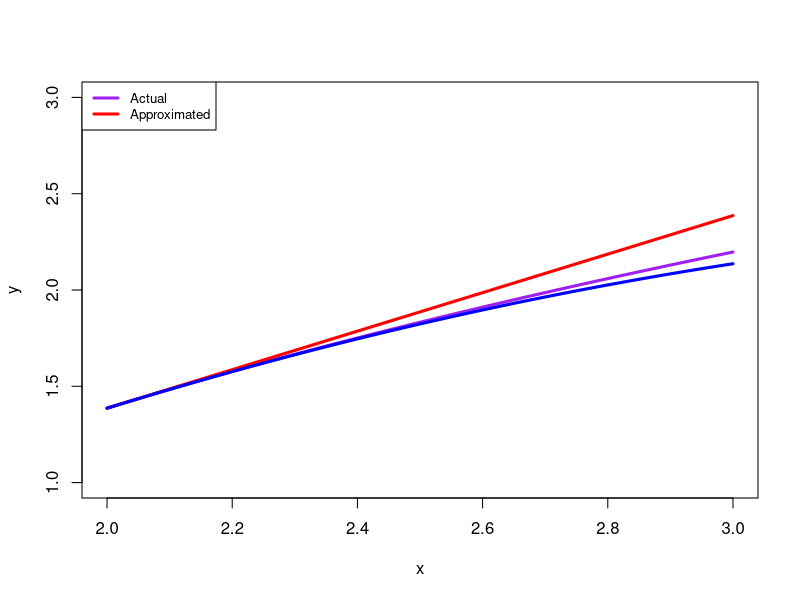

The R script that drew this image:
# Lecture 3: Calculus I
# Linear approximation of functions.

# Plot functions. 
x <- seq(2, 3, by = 0.01)

# Actual function
y1 <- sapply(x, function(i) 2*log(i))   # y = 2x^.5
plot(x, y1, type = 'l', col = 'purple', lwd = 3, ylim = c(1, 3), xlab = 'x', ylab = 'y')

# Approximated function
y2 <- sapply(x, function(i) 2*log(2) + i - 2)  # y = 2x^2 - 4x + 1 
lines(x, y2, col = 'red', lwd = 3)
legend('topleft', legend=c("Actual", "Approximated"),
       col=c("purple", 'red'), 
       lwd = 3, cex = 0.8, ncol = 1)

# Higher-order approximition
y3 <- sapply(x, function(i) 2*log(2) + (i - 2) - (2^(-2))*((i-2)^2))  
lines(x, y3, col = 'blue', lwd = 3)


